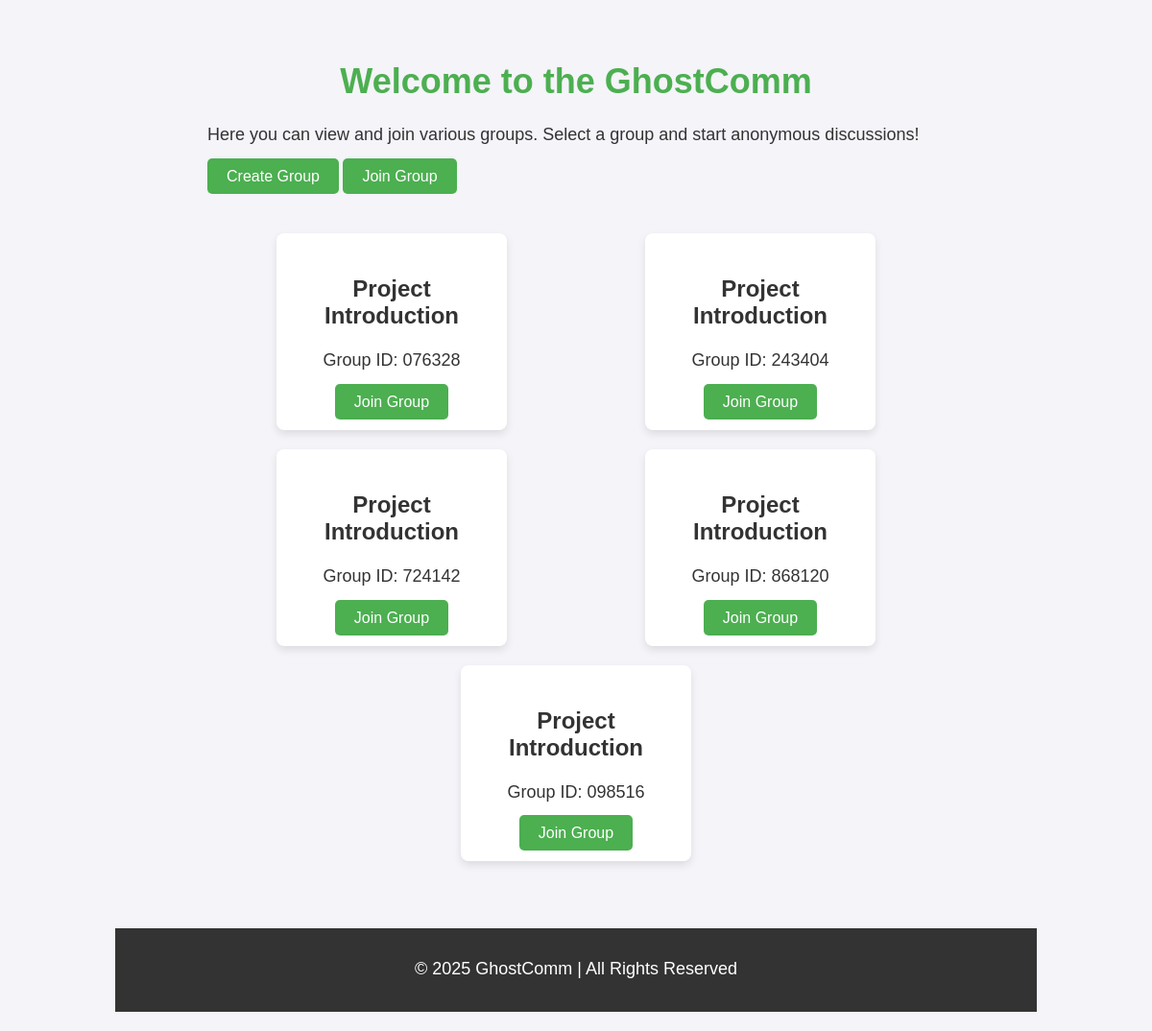
The page / on the database its author committed.
### core/models.py (models this page shows, shortened)
class Group(models.Model):
    group_id = models.CharField(max_length=6, unique=True)
    topic = models.CharField(max_length=255)
    created_at = models.DateTimeField(auto_now_add=True)

### core/views.py (the view)
# urls.py: path('', views.home, name='home'),
def home(request):
    groups = Group.objects.all()  # Fetch all groups from the database
    return render(request, 'home.html', {'groups': groups})

### core/templates/home.html
{% extends 'base.html' %}
{% block content %}
<div class="container">
    <h1>Welcome to the GhostComm</h1>
    <p>Here you can view and join various groups. Select a group and start anonymous discussions!</p>
<a href="{% url 'create_group'  %}" class="join-btn">Create Group</a>
<a href="{% url 'join_group'  %}" class="join-btn">Join Group</a>
    <div class="group-list">
        {% for group in groups %}
        <div class="group-item">
            <h3>{{ group.topic }}</h3>
            <p>Group ID: {{ group.group_id }}</p>
            <a href="{% url 'view_group' group_id=group.group_id %}" class="join-btn">Join Group</a>
        </div>
        {% endfor %}
    </div>
</div>
<footer>
    <p>&copy; 2025 GhostComm | All Rights Reserved</p>
</footer>
{% endblock %}

### core/templates/base.html (shortened to what this page needs)
<!DOCTYPE html>
<html lang="en">
<head>
    {% load static %}
    <link rel="stylesheet" href="{% static 'css/base.css' %}">
</head>
<body>
    <div class="container">
        {% block content %}
        {% endblock %}
    </div>
</body>
</html>

### core/static/css/base.css (style rules this page uses)
body { font-family: Arial, sans-serif; background-color: #f4f4f9; margin: 0; padding: 0; color: #333; }
.container { width: 80%; margin: 0 auto; padding: 20px; }
h1 { text-align: center; color: #4CAF50; font-size: 36px; margin-bottom: 20px; }
p { font-size: 18px; line-height: 1.6; margin-bottom: 20px; }
.group-list { display: flex; flex-wrap: wrap; justify-content: space-around; margin-top: 40px; }
.group-item { background-color: white; padding: 20px; margin: 10px; width: 200px; box-shadow: 0 4px 8px rgba(0, 0, 0, 0.1); border-radius: 8px; text-align: center; transition: transform 0.3s ease; }
.group-item h3 { color: #333; font-size: 24px; margin-bottom: 10px; }
.join-btn { background-color: #4CAF50; color: white; padding: 10px 20px; border: none; border-radius: 5px; cursor: pointer; text-decoration: none; }
footer { background-color: #333; color: white; text-align: center; padding: 10px 0; margin-top: 40px; }

### rows shown on the page
Group: topic "Project Introduction", group_id "076328"
Group: topic "Project Introduction", group_id "243404"
Group: topic "Project Introduction", group_id "724142"
Group: topic "Project Introduction", group_id "868120"
Group: topic "Project Introduction", group_id "098516"
